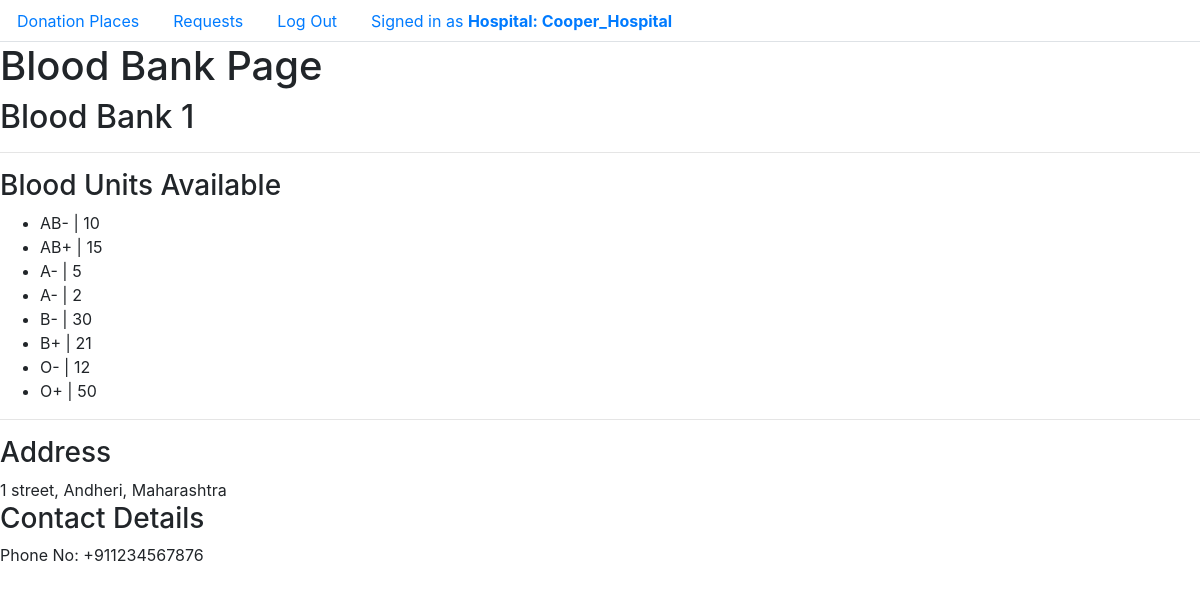
Before: /bloodBank/ABCD Bank (signed in) with the older database file.
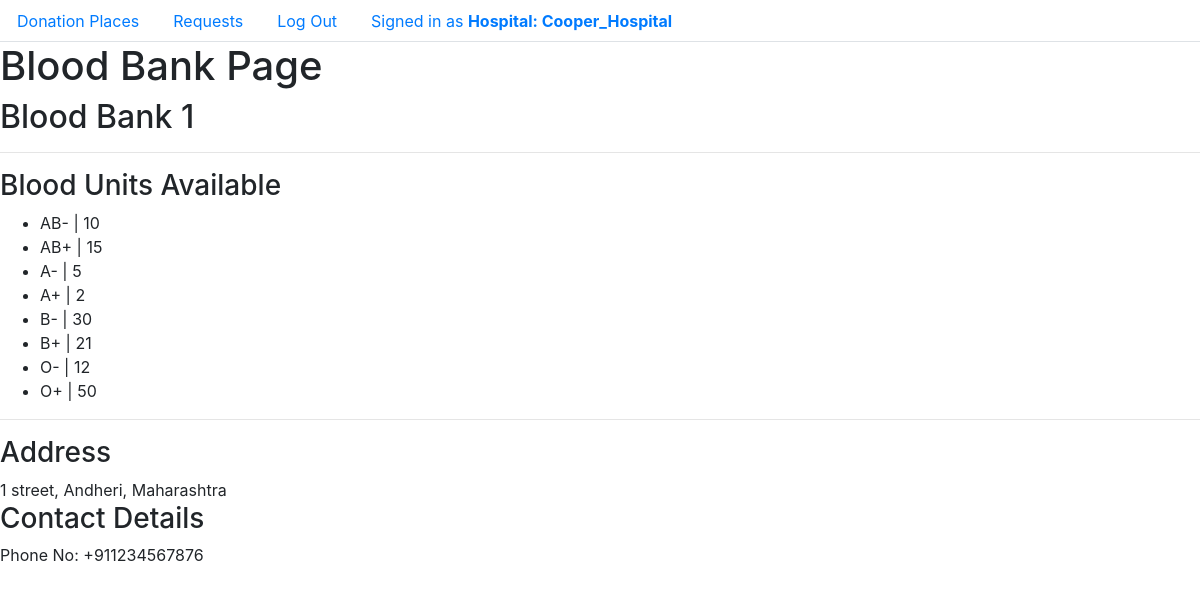
After: the same page with the newer database file.
### donate/models.py (models this page shows, shortened)
class BloodUnit(models.Model):
    blood_bank = models.ForeignKey("BloodBank", on_delete=models.CASCADE, related_name="blood_unit")
    blood_group = models.CharField(max_length=4, choices=unit_choices)
    no_of_units = models.IntegerField()
    class Meta :
        unique_together = ("id", "blood_bank")

### donate/views.py (the view)
# urls.py: path("bloodBank/<str:bank_name>", views.bank, name="bank")
@login_required(login_url="login")
def bank(request, bank_name):
    if request.user.is_hospital == True:
        no = DonationPlace.objects.get(name=bank_name)
        blood_bank = BloodBank.objects.get(dp_no=no)
        blood_units = BloodUnit.objects.filter(blood_bank=blood_bank)
        return render(request, "donate/bank.html", {
            "bank": blood_bank,
            "units": blood_units
        })
    else:
        return HttpResponseRedirect(reverse(index))

### donate/models.py (called while the page is built)
    def __str__(self):
        if self.is_hospital:
            return f'Hospital: {self.username}'
        else:
            return f'{self.username}'

    def __str__(self):
        return f'Blood Bank {self.id}'

### donate/templates/donate/bank.html (shortened to what this page needs)
{% extends "donate/layout.html" %}
{% load static %}
{% block body %}
    <h1>Blood Bank Page</h1>
    <h2>{{ bank }}</h2><hr>
    <h3>Blood Units Available</h3>
    <ul>
        {% for unit in units %}
            <li>{{ unit.blood_group }} | {{ unit.no_of_units }}</li>
        {% endfor %}
    </ul>
    <hr><h3>Address</h3>
    {{ bank.dp_no.street }}, {{ bank.dp_no.city }}, {{ bank.dp_no.state }}
    <h3>Contact Details</h3>
    Phone No: {{ bank.dp_no.phone_no }}
{% endblock %}

Changed rows visible on the page:
changed BloodUnit (number 4 of 8 on the later page): blood_group "A-" → "A+"
